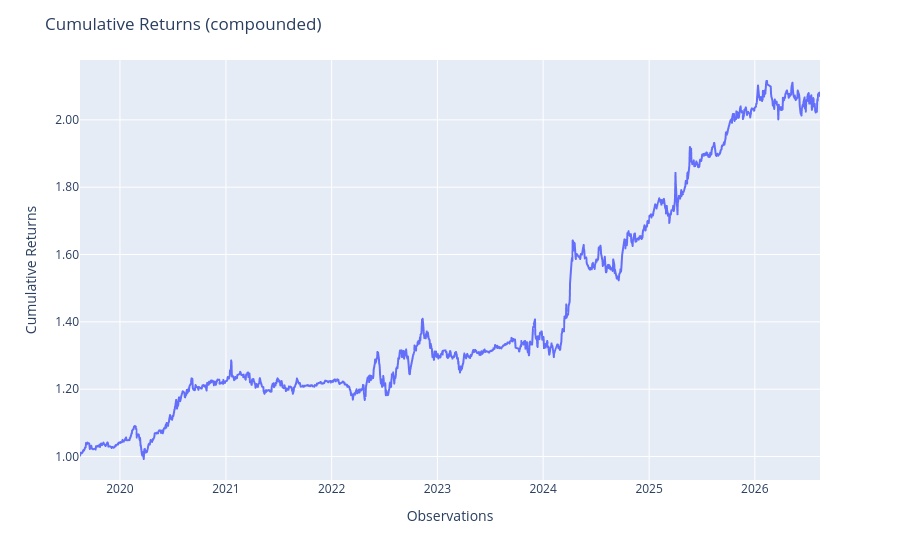

Write notebook code for a chart like this one.
### Code cell
res['mpt'].plot_cumulative_returns()

### Figure 1 — Plotly figure (JSON) as saved in the notebook; plotly's stock layout.template omitted (floating-point values rounded to 4 significant figures; data arrays with more than 128 entries replaced by an {"elided": "..."} marker saying what was removed)
{"data": [{"hovertemplate": "variable=cumulative_returns<br>index=%{x}<br>value=%{y}<extra></extra>", "legendgroup": "cumulative_returns", "line": {"color": "#636efa", "dash": "solid"}, "marker": {"symbol": "circle"}, "mode": "lines", "name": "cumulative_returns", "showlegend": true, "type": "scattergl", "x": {"elided": "1696 str values"}, "xaxis": "x", "y": {"elided": "1696 float values"}, "yaxis": "y"}], "layout": {"legend": {"title": {"text": "variable"}, "tracegroupgap": 0}, "margin": {"t": 60}, "showlegend": false, "title": {"text": "Cumulative Returns (compounded)"}, "xaxis": {"anchor": "y", "domain": [0, 1], "title": {"text": "Observations"}}, "yaxis": {"anchor": "x", "domain": [0, 1], "tickformat": ".2f", "title": {"text": "Cumulative Returns"}}}}
